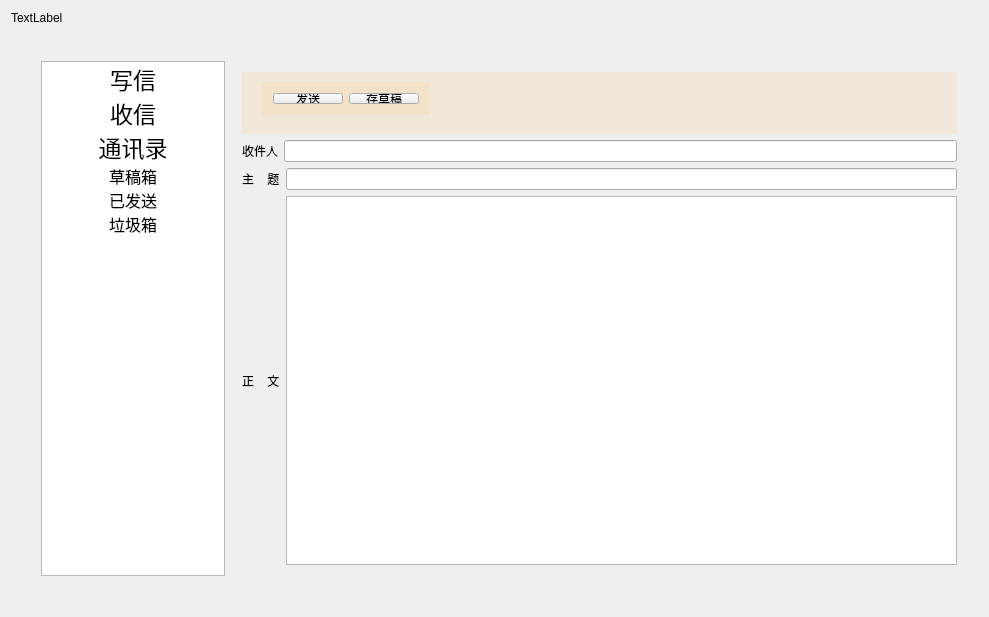
<?xml version="1.0" encoding="UTF-8"?>
<ui version="4.0">
 <class>Widget</class>
 <widget class="QWidget" name="Widget">
  <property name="geometry">
   <rect>
    <x>0</x>
    <y>0</y>
    <width>989</width>
    <height>617</height>
   </rect>
  </property>
  <property name="minimumSize">
   <size>
    <width>699</width>
    <height>545</height>
   </size>
  </property>
  <property name="windowTitle">
   <string>Widget</string>
  </property>
  <layout class="QGridLayout" name="gridLayout" columnstretch="0">
   <item row="1" column="0">
    <layout class="QHBoxLayout" name="horizontalLayout" stretch="1,4">
     <property name="leftMargin">
      <number>30</number>
     </property>
     <property name="topMargin">
      <number>30</number>
     </property>
     <property name="rightMargin">
      <number>10</number>
     </property>
     <property name="bottomMargin">
      <number>30</number>
     </property>
     <item>
      <widget class="QListWidget" name="listWidget">
       <property name="minimumSize">
        <size>
         <width>50</width>
         <height>70</height>
        </size>
       </property>
       <property name="focusPolicy">
        <enum>Qt::NoFocus</enum>
       </property>
       <property name="selectionMode">
        <enum>QAbstractItemView::SingleSelection</enum>
       </property>
       <property name="iconSize">
        <size>
         <width>30</width>
         <height>30</height>
        </size>
       </property>
       <property name="spacing">
        <number>22</number>
       </property>
       <item>
        <property name="text">
         <string>写信</string>
        </property>
        <property name="font">
         <font>
          <pointsize>17</pointsize>
          <underline>false</underline>
         </font>
        </property>
        <property name="textAlignment">
         <set>AlignCenter</set>
        </property>
        <property name="background">
         <brush brushstyle="SolidPattern">
          <color alpha="255">
           <red>255</red>
           <green>255</green>
           <blue>255</blue>
          </color>
         </brush>
        </property>
        <property name="icon">
         <iconset theme="写信图标">
          <normaloff>../write_email (1).png</normaloff>
          <normalon>:/new/icons/write_email (1).png</normalon>
          <disabledoff>write_email.png</disabledoff>
          <disabledon>write_email.png</disabledon>
          <activeoff>write_email.png</activeoff>
          <activeon>write_email (1).png</activeon>
          <selectedoff>write_email.png</selectedoff>
          <selectedon>../write_email.png</selectedon>../write_email (1).png</iconset>
        </property>
       </item>
       <item>
        <property name="text">
         <string>收信</string>
        </property>
        <property name="font">
         <font>
          <pointsize>17</pointsize>
         </font>
        </property>
        <property name="textAlignment">
         <set>AlignCenter</set>
        </property>
        <property name="icon">
         <iconset resource="resources.qrc">
          <normaloff>:/new/icons/下载 (1).png</normaloff>
          <normalon>../下载.png</normalon>
          <selectedon>../下载.png</selectedon>:/new/icons/下载 (1).png</iconset>
        </property>
       </item>
       <item>
        <property name="text">
         <string>通讯录</string>
        </property>
        <property name="font">
         <font>
          <pointsize>17</pointsize>
         </font>
        </property>
        <property name="textAlignment">
         <set>AlignCenter</set>
        </property>
        <property name="icon">
         <iconset resource="resources.qrc">
          <normaloff>:/new/icons/通讯录 (1).png</normaloff>
          <normalon>../通讯录.png</normalon>:/new/icons/通讯录 (1).png</iconset>
        </property>
       </item>
       <item>
        <property name="text">
         <string>草稿箱</string>
        </property>
        <property name="font">
         <font>
          <pointsize>12</pointsize>
         </font>
        </property>
        <property name="textAlignment">
         <set>AlignCenter</set>
        </property>
       </item>
       <item>
        <property name="text">
         <string>已发送</string>
        </property>
        <property name="font">
         <font>
          <pointsize>12</pointsize>
         </font>
        </property>
        <property name="textAlignment">
         <set>AlignCenter</set>
        </property>
       </item>
       <item>
        <property name="text">
         <string>垃圾箱</string>
        </property>
        <property name="font">
         <font>
          <pointsize>12</pointsize>
         </font>
        </property>
        <property name="textAlignment">
         <set>AlignCenter</set>
        </property>
       </item>
      </widget>
     </item>
     <item>
      <widget class="QStackedWidget" name="stackedWidget">
       <property name="focusPolicy">
        <enum>Qt::StrongFocus</enum>
       </property>
       <property name="currentIndex">
        <number>0</number>
       </property>
       <widget class="QWidget" name="pageWrite">
        <layout class="QGridLayout" name="gridLayout_4">
         <item row="0" column="0">
          <layout class="QVBoxLayout" name="verticalLayout_3" stretch="2,2,2,12">
           <item>
            <widget class="QWidget" name="widget_3" native="true">
             <property name="styleSheet">
              <string notr="true">background-color: rgb(252, 175, 62,30);

</string>
             </property>
             <widget class="QWidget" name="layoutWidget">
              <property name="geometry">
               <rect>
                <x>20</x>
                <y>10</y>
                <width>168</width>
                <height>33</height>
               </rect>
              </property>
              <layout class="QHBoxLayout" name="horizontalLayout_4">
               <item>
                <widget class="QPushButton" name="sendMailBtn">
                 <property name="styleSheet">
                  <string notr="true">background-color: rgb(238, 238, 236);</string>
                 </property>
                 <property name="text">
                  <string>发送</string>
                 </property>
                </widget>
               </item>
               <item>
                <widget class="QPushButton" name="saveDraftBtn">
                 <property name="styleSheet">
                  <string notr="true">background-color: rgb(238, 238, 236);</string>
                 </property>
                 <property name="text">
                  <string>存草稿</string>
                 </property>
                </widget>
               </item>
              </layout>
             </widget>
            </widget>
           </item>
           <item>
            <layout class="QHBoxLayout" name="horizontalLayout_5">
             <item>
              <widget class="QLabel" name="labelRecipient">
               <property name="text">
                <string>收件人</string>
               </property>
              </widget>
             </item>
             <item>
              <widget class="QLineEdit" name="lineEditRecipient"/>
             </item>
            </layout>
           </item>
           <item>
            <layout class="QHBoxLayout" name="horizontalLayout_6">
             <item>
              <widget class="QLabel" name="labelTheme_2">
               <property name="text">
                <string>主    题</string>
               </property>
              </widget>
             </item>
             <item>
              <widget class="QLineEdit" name="lineEditTheme"/>
             </item>
            </layout>
           </item>
           <item>
            <layout class="QHBoxLayout" name="horizontalLayout_7" stretch="0,0">
             <item>
              <widget class="QLabel" name="label">
               <property name="text">
                <string>正    文</string>
               </property>
              </widget>
             </item>
             <item>
              <widget class="QTextEdit" name="textEditContent"/>
             </item>
            </layout>
           </item>
          </layout>
         </item>
        </layout>
       </widget>
       <widget class="QWidget" name="pageReceive">
        <layout class="QGridLayout" name="gridLayout_2">
         <item row="0" column="0">
          <layout class="QVBoxLayout" name="verticalLayout" stretch="2,2,1,15">
           <item>
            <widget class="QWidget" name="widget" native="true">
             <property name="autoFillBackground">
              <bool>false</bool>
             </property>
             <property name="styleSheet">
              <string notr="true">background-color: rgb(252, 175, 62,30);

</string>
             </property>
             <widget class="QWidget" name="layoutWidget">
              <property name="geometry">
               <rect>
                <x>10</x>
                <y>11</y>
                <width>272</width>
                <height>33</height>
               </rect>
              </property>
              <layout class="QHBoxLayout" name="horizontalLayout_3">
               <item>
                <widget class="QPushButton" name="deleteCompleteBtn">
                 <property name="styleSheet">
                  <string notr="true">background-color: rgb(238, 238, 236);</string>
                 </property>
                 <property name="text">
                  <string>彻底删除</string>
                 </property>
                </widget>
               </item>
               <item>
                <widget class="QPushButton" name="deleteCheckedBtn">
                 <property name="styleSheet">
                  <string notr="true">background-color: rgb(238, 238, 236);</string>
                 </property>
                 <property name="text">
                  <string>删除</string>
                 </property>
                </widget>
               </item>
               <item>
                <widget class="QPushButton" name="markAllReadedBtn">
                 <property name="styleSheet">
                  <string notr="true">background-color: rgb(238, 238, 236);</string>
                 </property>
                 <property name="text">
                  <string>全部标为已读</string>
                 </property>
                </widget>
               </item>
              </layout>
             </widget>
            </widget>
           </item>
           <item>
            <widget class="QCheckBox" name="checkBox">
             <property name="text">
              <string>全选</string>
             </property>
            </widget>
           </item>
           <item>
            <widget class="Line" name="line">
             <property name="orientation">
              <enum>Qt::Horizontal</enum>
             </property>
            </widget>
           </item>
           <item>
            <widget class="QTableView" name="tableViewMail">
             <attribute name="horizontalHeaderVisible">
              <bool>false</bool>
             </attribute>
             <attribute name="verticalHeaderVisible">
              <bool>false</bool>
             </attribute>
            </widget>
           </item>
          </layout>
         </item>
        </layout>
       </widget>
       <widget class="QWidget" name="pageBook">
        <layout class="QGridLayout" name="gridLayout_5">
         <item row="0" column="0">
          <layout class="QVBoxLayout" name="verticalLayout_5" stretch="2,16">
           <item>
            <widget class="QWidget" name="widget_4" native="true">
             <property name="styleSheet">
              <string notr="true">background-color: rgb(252, 175, 62,30);\n\n</string>
             </property>
             <widget class="QWidget" name="layoutWidget">
              <property name="geometry">
               <rect>
                <x>21</x>
                <y>10</y>
                <width>346</width>
                <height>33</height>
               </rect>
              </property>
              <layout class="QHBoxLayout" name="horizontalLayout_9">
               <item>
                <widget class="QPushButton" name="addContactBtn">
                 <property name="styleSheet">
                  <string notr="true">background-color: rgb(238, 238, 236);</string>
                 </property>
                 <property name="text">
                  <string>添加联系人</string>
                 </property>
                </widget>
               </item>
               <item>
                <widget class="QPushButton" name="pushButton_2">
                 <property name="styleSheet">
                  <string notr="true">background-color: rgb(238, 238, 236);</string>
                 </property>
                 <property name="text">
                  <string>新建群组</string>
                 </property>
                </widget>
               </item>
               <item>
                <widget class="QPushButton" name="deleteContactBtn">
                 <property name="styleSheet">
                  <string notr="true">background-color: rgb(238, 238, 236);</string>
                 </property>
                 <property name="text">
                  <string>删除联系人</string>
                 </property>
                </widget>
               </item>
               <item>
                <widget class="QPushButton" name="deleteGroupBtn">
                 <property name="styleSheet">
                  <string notr="true">background-color: rgb(238, 238, 236);</string>
                 </property>
                 <property name="text">
                  <string>删除群组</string>
                 </property>
                </widget>
               </item>
              </layout>
             </widget>
            </widget>
           </item>
           <item>
            <layout class="QHBoxLayout" name="horizontalLayout_8" stretch="4,1">
             <item>
              <widget class="QStackedWidget" name="stackedWidgetBook">
               <widget class="QWidget" name="pageBookAll"/>
               <widget class="QWidget" name="page_2"/>
              </widget>
             </item>
             <item>
              <layout class="QVBoxLayout" name="verticalLayout_4" stretch="1,9">
               <item>
                <widget class="QFrame" name="frame">
                 <property name="frameShape">
                  <enum>QFrame::StyledPanel</enum>
                 </property>
                 <property name="frameShadow">
                  <enum>QFrame::Raised</enum>
                 </property>
                 <widget class="QLabel" name="label_2">
                  <property name="geometry">
                   <rect>
                    <x>10</x>
                    <y>0</y>
                    <width>72</width>
                    <height>36</height>
                   </rect>
                  </property>
                  <property name="font">
                   <font>
                    <pointsize>18</pointsize>
                   </font>
                  </property>
                  <property name="text">
                   <string>通讯录</string>
                  </property>
                 </widget>
                </widget>
               </item>
               <item>
                <widget class="QListWidget" name="listWidgetBook">
                 <item>
                  <property name="text">
                   <string>全部</string>
                  </property>
                  <property name="font">
                   <font>
                    <pointsize>15</pointsize>
                   </font>
                  </property>
                  <property name="textAlignment">
                   <set>AlignCenter</set>
                  </property>
                 </item>
                </widget>
               </item>
              </layout>
             </item>
            </layout>
           </item>
          </layout>
         </item>
        </layout>
       </widget>
       <widget class="QWidget" name="pageDraftBox">
        <layout class="QGridLayout" name="gridLayout_6">
         <item row="0" column="0">
          <layout class="QVBoxLayout" name="verticalLayout_6" stretch="2,2,1,15">
           <item>
            <widget class="QWidget" name="widget_5" native="true">
             <property name="styleSheet">
              <string notr="true">background-color: rgb(252, 175, 62,30);\n\n</string>
             </property>
             <widget class="QWidget" name="layoutWidget">
              <property name="geometry">
               <rect>
                <x>10</x>
                <y>10</y>
                <width>187</width>
                <height>33</height>
               </rect>
              </property>
              <layout class="QHBoxLayout" name="horizontalLayout_10">
               <property name="leftMargin">
                <number>0</number>
               </property>
               <item>
                <widget class="QPushButton" name="deleteDraft">
                 <property name="styleSheet">
                  <string notr="true">background-color: rgb(238, 238, 236);</string>
                 </property>
                 <property name="text">
                  <string>删除草稿</string>
                 </property>
                </widget>
               </item>
               <item>
                <widget class="QComboBox" name="markDraftComboBox">
                 <property name="sizePolicy">
                  <sizepolicy hsizetype="Preferred" vsizetype="Expanding">
                   <horstretch>0</horstretch>
                   <verstretch>0</verstretch>
                  </sizepolicy>
                 </property>
                 <property name="styleSheet">
                  <string notr="true">background-color: rgb(238, 238, 236);</string>
                 </property>
                 <item>
                  <property name="text">
                   <string>无标记</string>
                  </property>
                 </item>
                 <item>
                  <property name="text">
                   <string>标为星标</string>
                  </property>
                 </item>
                 <item>
                  <property name="text">
                   <string>取消星标</string>
                  </property>
                 </item>
                </widget>
               </item>
              </layout>
             </widget>
            </widget>
           </item>
           <item>
            <widget class="QCheckBox" name="checkBoxAllDraft">
             <property name="text">
              <string>全选</string>
             </property>
            </widget>
           </item>
           <item>
            <widget class="Line" name="line_3">
             <property name="orientation">
              <enum>Qt::Horizontal</enum>
             </property>
            </widget>
           </item>
           <item>
            <widget class="QTableView" name="tableViewDraft"/>
           </item>
          </layout>
         </item>
        </layout>
       </widget>
       <widget class="QWidget" name="pageSended">
        <property name="styleSheet">
         <string notr="true"/>
        </property>
        <layout class="QGridLayout" name="gridLayout_7">
         <item row="0" column="0">
          <layout class="QVBoxLayout" name="verticalLayout_7" stretch="1,2,2,1,15">
           <item>
            <widget class="QLabel" name="label_3">
             <property name="font">
              <font>
               <pointsize>17</pointsize>
              </font>
             </property>
             <property name="text">
              <string>已发送</string>
             </property>
            </widget>
           </item>
           <item>
            <widget class="QWidget" name="widget_6" native="true">
             <property name="styleSheet">
              <string notr="true">background-color: rgb(252, 175, 62,30);

</string>
             </property>
             <widget class="QPushButton" name="deleteSendMailBtn">
              <property name="geometry">
               <rect>
                <x>30</x>
                <y>10</y>
                <width>89</width>
                <height>25</height>
               </rect>
              </property>
              <property name="styleSheet">
               <string notr="true">background-color: rgb(238, 238, 236);</string>
              </property>
              <property name="text">
               <string>删除</string>
              </property>
             </widget>
            </widget>
           </item>
           <item>
            <widget class="QCheckBox" name="checkBoxAllSelect">
             <property name="text">
              <string>全选</string>
             </property>
            </widget>
           </item>
           <item>
            <widget class="Line" name="line_4">
             <property name="orientation">
              <enum>Qt::Horizontal</enum>
             </property>
            </widget>
           </item>
           <item>
            <widget class="QTableView" name="tableViewSended"/>
           </item>
          </layout>
         </item>
        </layout>
       </widget>
       <widget class="QWidget" name="pageRubbish">
        <property name="styleSheet">
         <string notr="true"/>
        </property>
        <layout class="QGridLayout" name="gridLayout_8">
         <item row="0" column="0">
          <layout class="QVBoxLayout" name="verticalLayout_8" stretch="1,2,2,1,15">
           <item>
            <widget class="QLabel" name="label_6">
             <property name="font">
              <font>
               <pointsize>17</pointsize>
              </font>
             </property>
             <property name="text">
              <string>垃圾箱</string>
             </property>
            </widget>
           </item>
           <item>
            <widget class="QWidget" name="widget_7" native="true">
             <property name="styleSheet">
              <string notr="true">background-color: rgb(252, 175, 62,30);\n\n</string>
             </property>
             <widget class="QPushButton" name="pushButton">
              <property name="geometry">
               <rect>
                <x>10</x>
                <y>10</y>
                <width>89</width>
                <height>25</height>
               </rect>
              </property>
              <property name="styleSheet">
               <string notr="true">background-color: rgb(238, 238, 236);</string>
              </property>
              <property name="text">
               <string>彻底删除</string>
              </property>
             </widget>
            </widget>
           </item>
           <item>
            <widget class="QCheckBox" name="checkBoxAllRubbish">
             <property name="text">
              <string>全选</string>
             </property>
            </widget>
           </item>
           <item>
            <widget class="Line" name="line_5">
             <property name="orientation">
              <enum>Qt::Horizontal</enum>
             </property>
            </widget>
           </item>
           <item>
            <widget class="QTableView" name="tableViewRubbish"/>
           </item>
          </layout>
         </item>
        </layout>
       </widget>
       <widget class="QWidget" name="pageReadMail">
        <layout class="QGridLayout" name="gridLayout_3">
         <item row="0" column="0">
          <layout class="QVBoxLayout" name="verticalLayout_2" stretch="2,1,1,2,13">
           <item>
            <widget class="QWidget" name="widget_2" native="true">
             <property name="styleSheet">
              <string notr="true">background-color: rgb(252, 175, 62,30);\n\n</string>
             </property>
             <widget class="QWidget" name="layoutWidget">
              <property name="geometry">
               <rect>
                <x>11</x>
                <y>10</y>
                <width>368</width>
                <height>33</height>
               </rect>
              </property>
              <layout class="QHBoxLayout" name="horizontalLayout_2">
               <item>
                <widget class="QPushButton" name="replyBtn">
                 <property name="styleSheet">
                  <string notr="true">background-color: rgb(238, 238, 236);</string>
                 </property>
                 <property name="text">
                  <string>回复</string>
                 </property>
                </widget>
               </item>
               <item>
                <widget class="QPushButton" name="deleteMailBtn">
                 <property name="styleSheet">
                  <string notr="true">background-color: rgb(238, 238, 236);</string>
                 </property>
                 <property name="text">
                  <string>删除</string>
                 </property>
                </widget>
               </item>
               <item>
                <widget class="QPushButton" name="addNowContactBtn">
                 <property name="styleSheet">
                  <string notr="true">background-color: rgb(238, 238, 236);</string>
                 </property>
                 <property name="text">
                  <string>添加该联系人</string>
                 </property>
                </widget>
               </item>
               <item>
                <widget class="QComboBox" name="comboBoxMark">
                 <property name="sizePolicy">
                  <sizepolicy hsizetype="Preferred" vsizetype="Expanding">
                   <horstretch>0</horstretch>
                   <verstretch>0</verstretch>
                  </sizepolicy>
                 </property>
                 <property name="styleSheet">
                  <string notr="true">background-color: rgb(238, 238, 236);</string>
                 </property>
                 <item>
                  <property name="text">
                   <string>无标记</string>
                  </property>
                 </item>
                 <item>
                  <property name="text">
                   <string>星标邮件</string>
                  </property>
                 </item>
                 <item>
                  <property name="text">
                   <string>已读邮件</string>
                  </property>
                 </item>
                 <item>
                  <property name="text">
                   <string>取消星标</string>
                  </property>
                 </item>
                </widget>
               </item>
              </layout>
             </widget>
            </widget>
           </item>
           <item>
            <widget class="QLabel" name="labelSender">
             <property name="text">
              <string>发件人</string>
             </property>
            </widget>
           </item>
           <item>
            <widget class="Line" name="line_2">
             <property name="orientation">
              <enum>Qt::Horizontal</enum>
             </property>
            </widget>
           </item>
           <item>
            <widget class="QLabel" name="labelTheme">
             <property name="font">
              <font>
               <pointsize>20</pointsize>
              </font>
             </property>
             <property name="text">
              <string>主题</string>
             </property>
            </widget>
           </item>
           <item>
            <widget class="QTextEdit" name="textEdit">
             <property name="font">
              <font>
               <pointsize>20</pointsize>
              </font>
             </property>
            </widget>
           </item>
          </layout>
         </item>
        </layout>
       </widget>
       <widget class="QWidget" name="page_9"/>
       <widget class="QWidget" name="pageReceiveBox"/>
      </widget>
     </item>
    </layout>
   </item>
   <item row="0" column="0">
    <widget class="QLabel" name="UserNameLabel">
     <property name="text">
      <string>TextLabel</string>
     </property>
    </widget>
   </item>
  </layout>
 </widget>
 <layoutdefault spacing="6" margin="11"/>
 <resources>
  <include location="resources.qrc"/>
 </resources>
 <connections/>
</ui>
